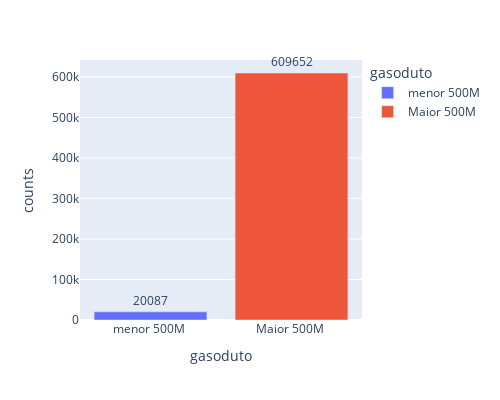

Notebook cell for this chart:
### Code cell
fig2 = px.bar(dfDist500m, 
             x='gasoduto', 
             y='counts',
             color='gasoduto',
             text_auto='gasoduto',
             height=400,
            width= 500)
fig2.update_traces(textfont_size=12, 
                  textangle=0, 
                  textposition="outside", 
                  cliponaxis=False)
fig2.show()
plt.show()

### Figure 1 — Plotly figure (JSON) as saved in the notebook; plotly's stock layout.template omitted (floating-point values rounded to 4 significant figures)
{"data": [{"alignmentgroup": "True", "cliponaxis": false, "hovertemplate": "gasoduto=%{x}<br>counts=%{y}<extra></extra>", "legendgroup": "menor 500M ", "marker": {"color": "#636efa", "pattern": {"shape": ""}}, "name": "menor 500M ", "offsetgroup": "menor 500M ", "orientation": "v", "showlegend": true, "textangle": 0, "textfont": {"size": 12}, "textposition": "outside", "texttemplate": "%{y:gasoduto}", "type": "bar", "x": ["menor 500M "], "xaxis": "x", "y": [20087], "yaxis": "y"}, {"alignmentgroup": "True", "cliponaxis": false, "hovertemplate": "gasoduto=%{x}<br>counts=%{y}<extra></extra>", "legendgroup": "Maior 500M ", "marker": {"color": "#EF553B", "pattern": {"shape": ""}}, "name": "Maior 500M ", "offsetgroup": "Maior 500M ", "orientation": "v", "showlegend": true, "textangle": 0, "textfont": {"size": 12}, "textposition": "outside", "texttemplate": "%{y:gasoduto}", "type": "bar", "x": ["Maior 500M "], "xaxis": "x", "y": [609652], "yaxis": "y"}], "layout": {"barmode": "relative", "height": 400, "legend": {"title": {"text": "gasoduto"}, "tracegroupgap": 0}, "margin": {"t": 60}, "width": 500, "xaxis": {"anchor": "y", "categoryarray": ["menor 500M ", "Maior 500M "], "categoryorder": "array", "domain": [0, 1], "title": {"text": "gasoduto"}}, "yaxis": {"anchor": "x", "domain": [0, 1], "title": {"text": "counts"}}}}
